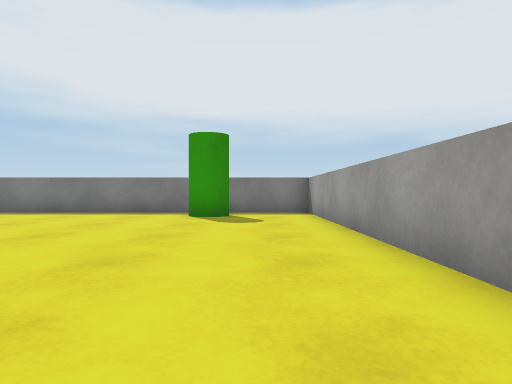
view 1 (above)

16 first-person views from a walk through a 3-D level made in the Unity game engine. The camera is 0.59 m above the floor, looks level and sees 75° across. The floor is counted in squares, 1 m on a side. Each view is taken from the middle of a square. On the plan, view 1 faces up. The plan holds only what a view shows up to about 9 squares ahead; the rest is blank. The player character is not drawn. Surface patterns are stand-ins for the level's own textures.

view 2
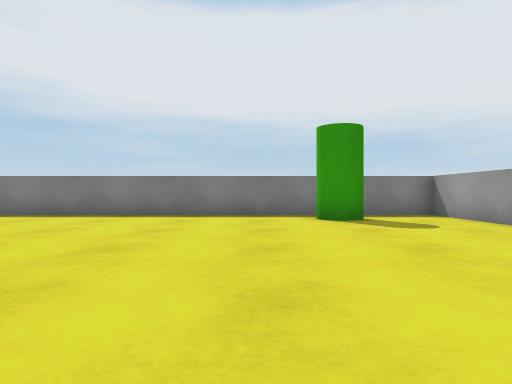

view 3
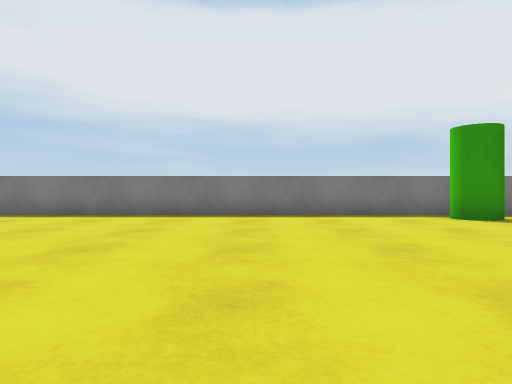

view 4
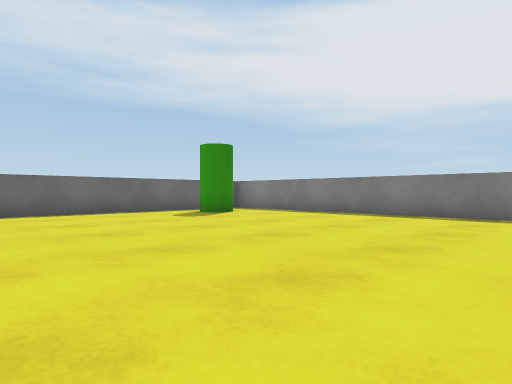

view 5
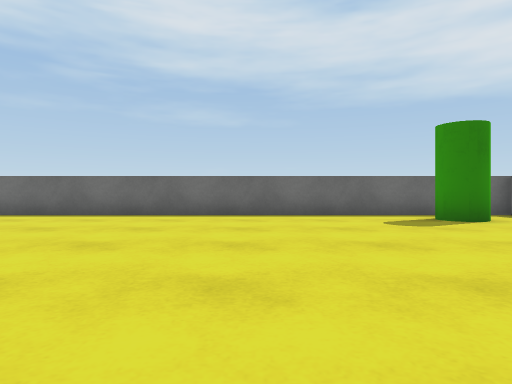

view 6
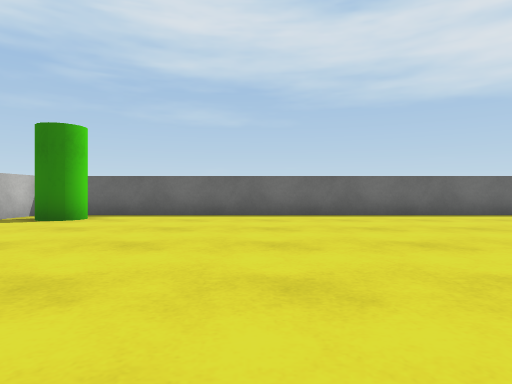

view 7
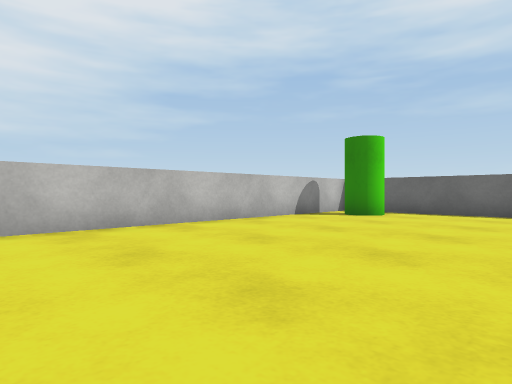

view 8
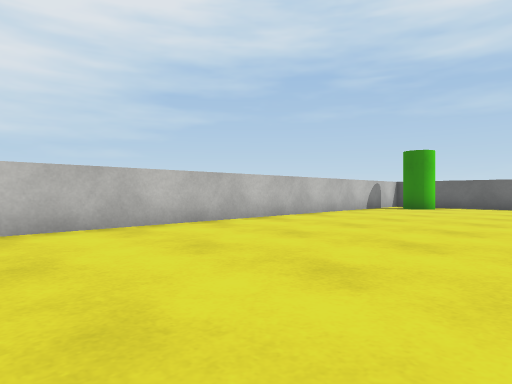

view 9
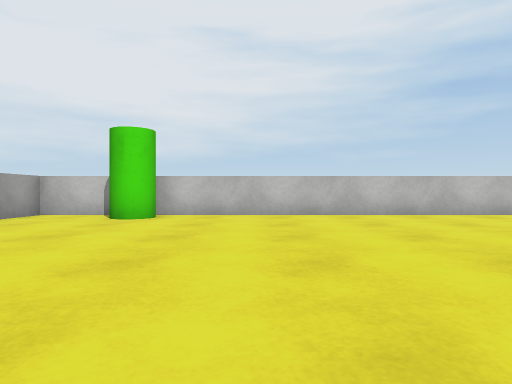

view 10
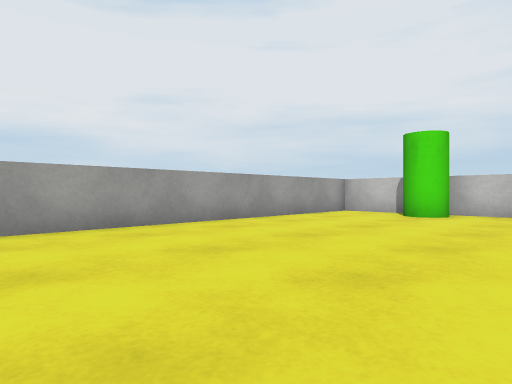

view 11
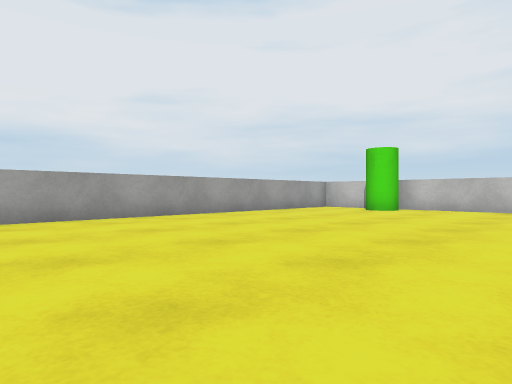

view 12
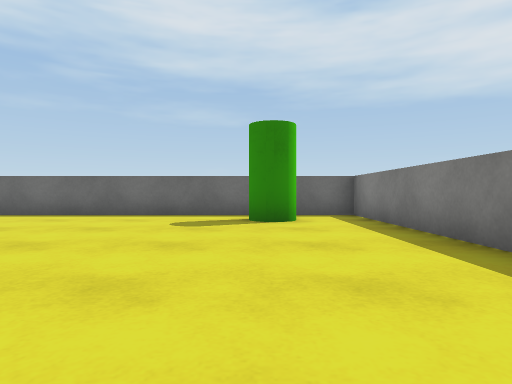

view 13
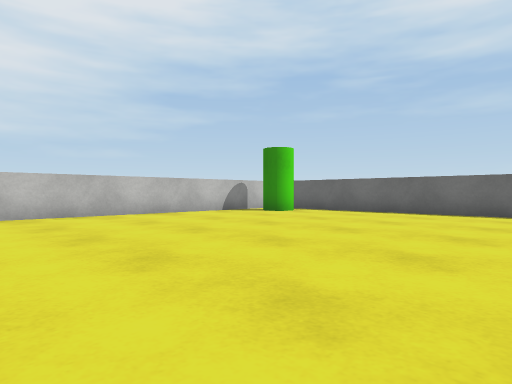

view 14
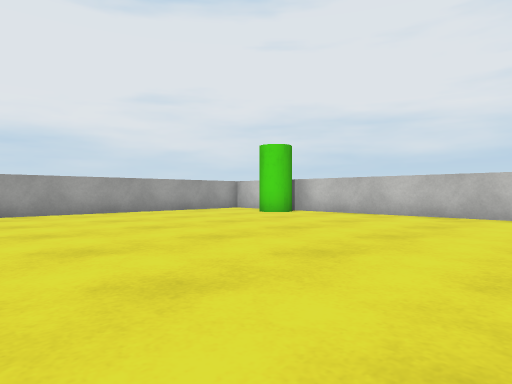

view 15
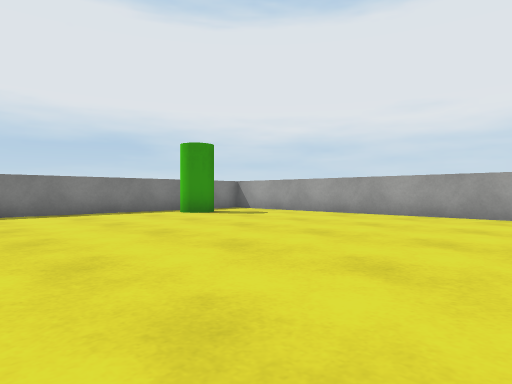

view 16
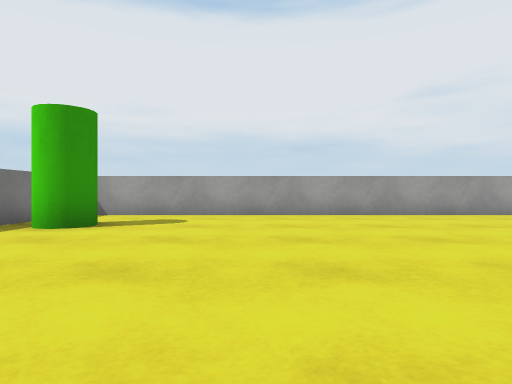

### Floor plan
Points are (right, up) in squares from view 1. A wall is a line through its corners. A room is listed if a view was taken in it or the views show most of it. See-through windows are left out.
Room 1 (views 1, 2, 3, 4, 5, 6, 7, 8, 9, 10, 11, 12, 13, 14, 15, 16)
walls: (-17.4, -9.5) (1.5, -9.5) (1.5, 9.5) (-17.5, 9.5) (-17.5, -8.4)
ways out: gap at (-1, 9)

Where each view was taken, in squares from view 1:
view 1: 0 up, 0 right, facing up
view 2: 1 up, 3 left, facing up
view 3: 1 up, 6 left, facing up
view 4: 1 up, 8 left, facing up-left
view 5: 3 up, 9 left, facing left
view 6: 4 down, 9 left, facing left
view 7: 4 down, 8 left, facing down-left
view 8: 4 down, 4 left, facing down-left
view 9: 1 down, 4 left, facing down
view 10: 0 up, 4 left, facing down-right
view 11: 2 up, 6 left, facing down-right
view 12: 7 up, 9 left, facing left
view 13: 1 down, 8 left, facing down-left
view 14: 1 down, 8 left, facing down-right
view 15: 0 up, 7 left, facing up-right
view 16: 5 up, 7 left, facing right
